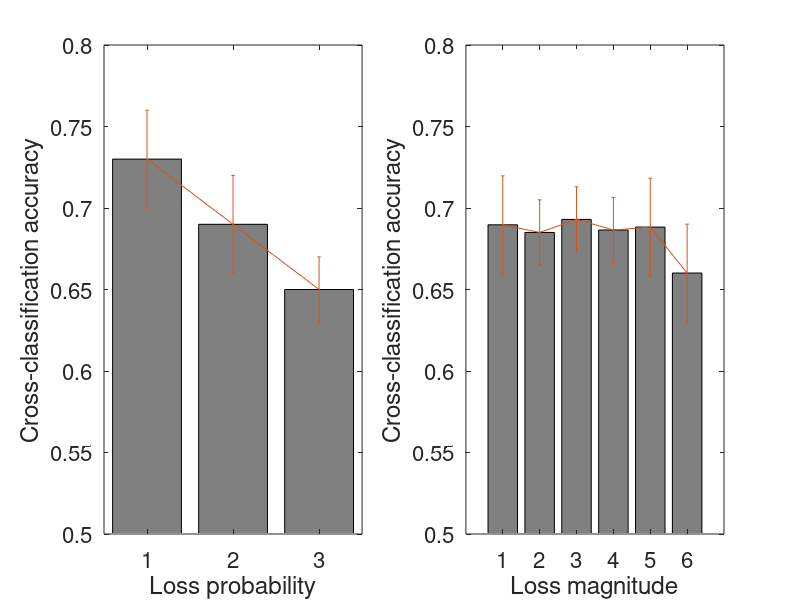

Recreate this plot in MATLAB.
%% megaa_plotCrossParamValidation
% -------------------------------------------------------------
% The accuracies plotted here are computed in megaa_optimiseLambda on the
% output from megaa_crossParamValidation
% G Castegnetti --- start: 07/2019 --- last update 07/2019

clear
close all

restoredefaultpath, clear RESTOREDEFAULTPATH_EXECUTED

probMean = [0.73;0.69;0.65];
magnMean = [0.6897; 0.6850; 0.6930; 0.6865; 0.6883; 0.6601];

probSem = 0.01*[3,3,2];
magnSem = 0.01*[3,2,2,2,3,3];

figure('color',[1 1 1])

subplot(1,2,1)
bar(probMean,'facecolor',[0.5 0.5 0.5]), set(gca,'fontsize',16),hold on
errorbar(1:3,probMean,probSem), ylim([0.5 0.8])
xlabel('Loss probability'), ylabel('Cross-classification accuracy')

subplot(1,2,2)
bar(magnMean,'facecolor',[0.5 0.5 0.5]), set(gca,'fontsize',16),hold on
errorbar(1:6,magnMean,magnSem), ylim([0.5 0.8])
xlabel('Loss magnitude'), ylabel('Cross-classification accuracy')